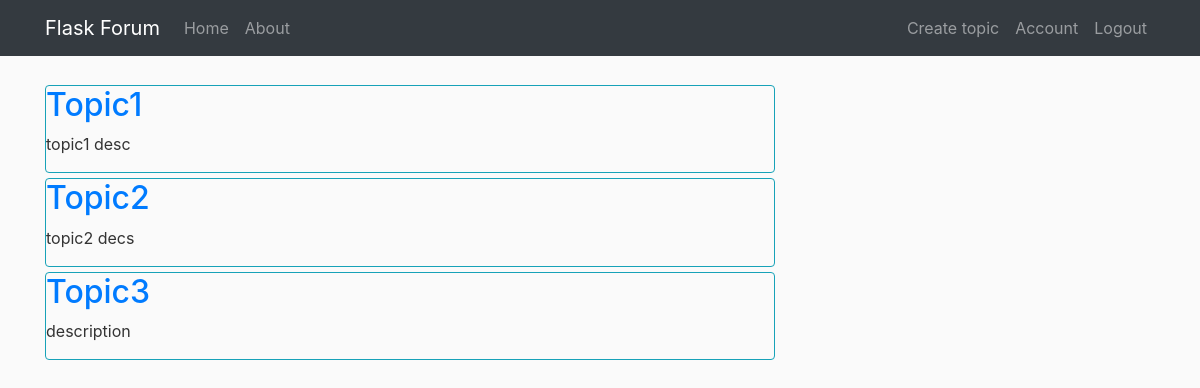
Screenshot of / (signed in) with the database file from the repository.
### flaskforum/models.py (models this page shows, shortened)
class Topic(db.Model):
	id = db.Column(db.Integer, primary_key=True)
	title = db.Column(db.String(150), nullable=False)
	description = db.Column(db.Text, nullable=False)
	posts = db.relationship('Post', backref= 'current_topic', lazy=True)

### flaskforum/routes.py (the view)
@app.route("/")
def home():
    topics = Topic.query.all()
    return render_template('home.html', topics=topics)

### flaskforum/models.py (called while the page is built)
@login_manager.user_loader
def load_user(user_id):
    return User.query.get(user_id)

### flaskforum/templates/home.html
{% extends "layout.html" %}
{% block content %}
    {% for topic in topics %}
    <div class="border border-info border-3 rounded" style="margin-top:5px">
        <article class="media content-section">
          <div class="media-body">
            <h2><a class="article-title" href="{{ url_for('topic', topic_id=topic.id) }}">{{ topic.title }}</a></h2>
            <p class="article-content">{{ topic.description }}</p>
          </div>
        </article>
    </div>
    {% endfor %}
{% endblock %}

### flaskforum/static/main.css (style rules this page uses)
body { background: #fafafa; color: #333333; margin-top: 5rem; }

### rows the page displays
Topic: title "Topic1", description "topic1 desc"
Topic: title "Topic2", description "topic2 decs"
Topic: title "Topic3", description "description"
